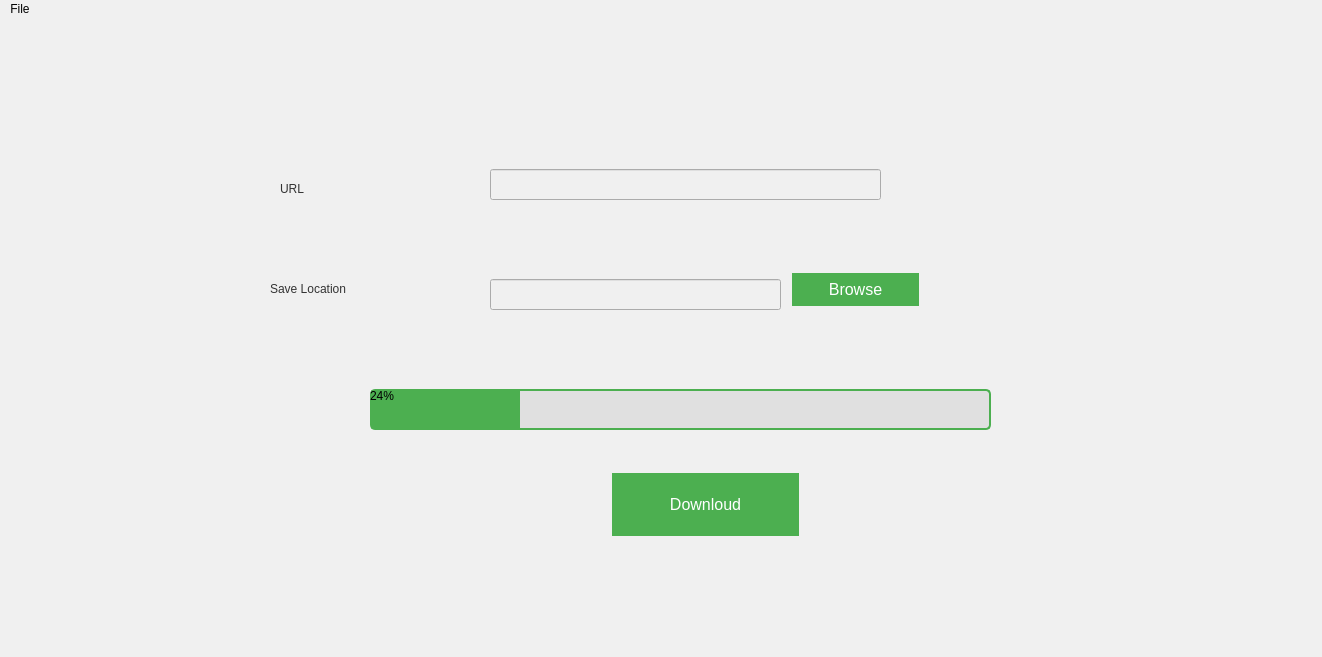
<?xml version="1.0" encoding="UTF-8"?>
<ui version="4.0">
 <class>MainWindow</class>
 <widget class="QMainWindow" name="MainWindow">
  <property name="geometry">
   <rect>
    <x>0</x>
    <y>0</y>
    <width>1322</width>
    <height>657</height>
   </rect>
  </property>
  <property name="windowTitle">
   <string>URL</string>
  </property>
  <property name="styleSheet">
   <string notr="true">QWidget {
    background-color: #f0f0f0;  /* لون خلفية فاتح */
}
</string>
  </property>
  <widget class="QWidget" name="centralwidget">
   <widget class="QPushButton" name="pushButton">
    <property name="geometry">
     <rect>
      <x>610</x>
      <y>450</y>
      <width>191</width>
      <height>71</height>
     </rect>
    </property>
    <property name="toolTip">
     <string>&lt;html&gt;&lt;head/&gt;&lt;body&gt;&lt;p align=&quot;center&quot;&gt;&lt;br/&gt;&lt;/p&gt;&lt;/body&gt;&lt;/html&gt;</string>
    </property>
    <property name="styleSheet">
     <string notr="true">QPushButton {
    background-color: #4CAF50;  /* لون خلفية الزر */
    color: white;  /* لون النص */
    border: none;  /* إزالة الحدود */
    padding: 10px 20px;  /* حشوة داخلية */
    text-align: center;  /* محاذاة للنص */
    text-decoration: none;  /* إزالة أي تزيين للنص */
    display: inline-block;  /* عرض الزر ككتلة */
    font-size: 16px;  /* حجم الخط */
    margin: 4px 2px;  /* هامش */
    cursor: pointer;  /* تغيير شكل المؤشر عند المرور فوق الزر */
}
QPushButton:hover {
    background-color: #45a049;  /* تغيير لون الخلفية عند التمرير فوق الزر */
}

</string>
    </property>
    <property name="text">
     <string>Downloud</string>
    </property>
   </widget>
   <widget class="QLabel" name="label">
    <property name="geometry">
     <rect>
      <x>280</x>
      <y>150</y>
      <width>71</width>
      <height>41</height>
     </rect>
    </property>
    <property name="styleSheet">
     <string notr="true">QLabel {
    color: #333333;  /* لون نص داكن */
}
</string>
    </property>
    <property name="text">
     <string>URL</string>
    </property>
    <property name="textFormat">
     <enum>Qt::TextFormat::RichText</enum>
    </property>
   </widget>
   <widget class="QLabel" name="label_2">
    <property name="geometry">
     <rect>
      <x>270</x>
      <y>250</y>
      <width>121</width>
      <height>41</height>
     </rect>
    </property>
    <property name="styleSheet">
     <string notr="true">QLabel {
    color: #333333;  /* لون نص داكن */
}
</string>
    </property>
    <property name="text">
     <string>Save Location</string>
    </property>
    <property name="textFormat">
     <enum>Qt::TextFormat::RichText</enum>
    </property>
   </widget>
   <widget class="QLineEdit" name="lineEdit">
    <property name="geometry">
     <rect>
      <x>490</x>
      <y>150</y>
      <width>391</width>
      <height>31</height>
     </rect>
    </property>
   </widget>
   <widget class="QLineEdit" name="lineEdit_2">
    <property name="geometry">
     <rect>
      <x>490</x>
      <y>260</y>
      <width>291</width>
      <height>31</height>
     </rect>
    </property>
   </widget>
   <widget class="QProgressBar" name="progressBar">
    <property name="geometry">
     <rect>
      <x>370</x>
      <y>370</y>
      <width>621</width>
      <height>41</height>
     </rect>
    </property>
    <property name="styleSheet">
     <string notr="true">QProgressBar {
    border: 2px solid #4CAF50;  /* حدود */
    border-radius: 5px;  /* زوايا مستديرة */
    background-color: #e0e0e0;  /* لون الخلفية */
}

QProgressBar::chunk {
    background-color: #4CAF50;  /* لون الجزء الذي يمثل التقدم */
}
</string>
    </property>
    <property name="value">
     <number>24</number>
    </property>
   </widget>
   <widget class="QPushButton" name="pushButton_2">
    <property name="geometry">
     <rect>
      <x>790</x>
      <y>250</y>
      <width>131</width>
      <height>41</height>
     </rect>
    </property>
    <property name="styleSheet">
     <string notr="true">QPushButton {
    background-color: #4CAF50;  /* لون خلفية الزر */
    color: white;  /* لون النص */
    border: none;  /* إزالة الحدود */
    padding: 10px 20px;  /* حشوة داخلية */
    text-align: center;  /* محاذاة للنص */
    text-decoration: none;  /* إزالة أي تزيين للنص */
    display: inline-block;  /* عرض الزر ككتلة */
    font-size: 16px;  /* حجم الخط */
    margin: 4px 2px;  /* هامش */
    cursor: pointer;  /* تغيير شكل المؤشر عند المرور فوق الزر */
}
QPushButton:hover {
    background-color: #45a049;  /* تغيير لون الخلفية عند التمرير فوق الزر */
}
</string>
    </property>
    <property name="text">
     <string>Browse</string>
    </property>
   </widget>
  </widget>
  <widget class="QMenuBar" name="menubar">
   <property name="geometry">
    <rect>
     <x>0</x>
     <y>0</y>
     <width>1322</width>
     <height>21</height>
    </rect>
   </property>
   <widget class="QMenu" name="menuFile">
    <property name="title">
     <string>File</string>
    </property>
   </widget>
   <addaction name="menuFile"/>
  </widget>
  <widget class="QStatusBar" name="statusbar"/>
 </widget>
 <resources/>
 <connections/>
</ui>
